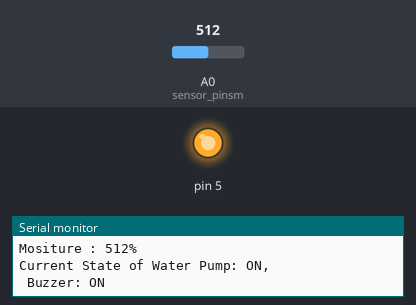
Recording of a sketch running on a simulated Arduino Uno, built with avr-gcc and run on an emulated ATmega328P. Parts: output pins drawn as LEDs (lit = HIGH), the last lines printed to the serial monitor. The inputs (shaded band) are chosen by the test bench; at power-on: A0 (sensor_pinsm) = 512.

Above: at 3.2 s.
3.3 s: A0 (sensor_pinsm) set to 365
13.2 s: A0 (sensor_pinsm) set to 331
At 22.8 s:
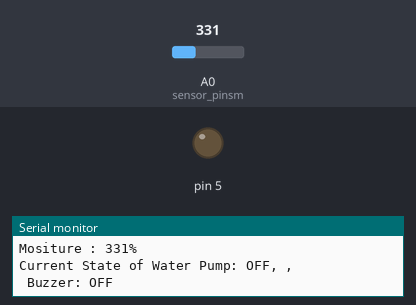
23.5 s: A0 (sensor_pinsm) set to 511
At 32.8 s:
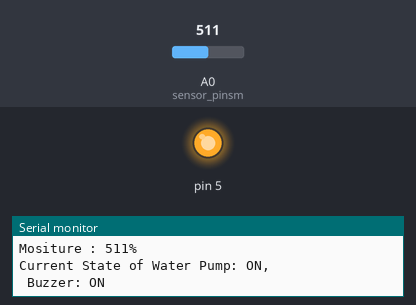
33.5 s: A0 (sensor_pinsm) set to 306
At 42.8 s:
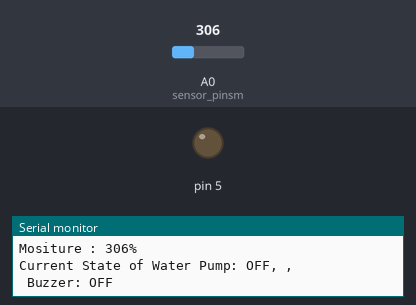
Timing chart, 0 to 44.3 s (numbered marks = the images above; inputs shaded):
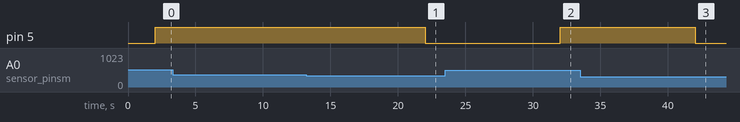

The sketch:

SoilMois-WaterPump.ino
```cpp
//
//#define BLYNK_PRINT Serial     //defines the object that is used for printing
//
//#include <BlynkSimpleEsp8266.h>    //to use Blynk app functionalities
//#include <ESP8266WiFi.h>     //to connect HDK to WiFi

int sensor_pinsm = A0;
int output_valuesm ;
int moisturevalue = 350;
int wateringtime= 10000;
char auth[] ="3c87b90093674378a42642924d65b4a0";  //define a variable to store your authorization token

 /*define variables to store WiFi credentials*/

  char ssid[] = "Avi";
  char pass[] = "12346789";    //if password blank then leave just double quotes


void setup()
{
//sm
Serial.begin(115200);
//Blynk.begin(auth, ssid, pass);     //connects to network and establishes the connection with Blynk server
//pinMode(V2, INPUT);
Serial.println("Connected to \nNetwork Name:");
Serial.println(ssid);
Serial.println("\nNetwork Password:");
Serial.println(pass);

Serial.println("\nReading From the Sensor ...");
delay(2000);
//smend
pinMode(5, OUTPUT);

}

//BLYNK_CONNECTED()
//{
//  Blynk.syncVirtual(V2);
//}
//
//BLYNK_WRITE(V2)
//{
//  int buttonState=param.asInt();
//}

void loop() {

//sm
  // Blynk.run();
   output_valuesm= analogRead(sensor_pinsm);
     Serial.print("Mositure : ");

     Serial.print(output_valuesm);

     Serial.println("%");


if(output_valuesm>moisturevalue)
   { Serial.print("Current State of Water Pump: ON, \n Buzzer: ON\n\n");

           digitalWrite(5,HIGH);
           delay(wateringtime);

   }
   if(output_valuesm<moisturevalue)
   { Serial.print("Current State of Water Pump: OFF, , \n Buzzer: OFF\n\n");

           digitalWrite(5,LOW);
           delay(wateringtime);
   }

}
```

Measured:
- the behaviour switches between 350 and 349 on A0 (sensor_pinsm) (found by bisection; images 0 and 1)
- after the input at 13.2 s, pin 5: HIGH → LOW after 8.8 s
- after the input at 23.5 s, pin 5: LOW → HIGH after 8.5 s
- after the input at 33.5 s, pin 5: HIGH → LOW after 8.5 s
